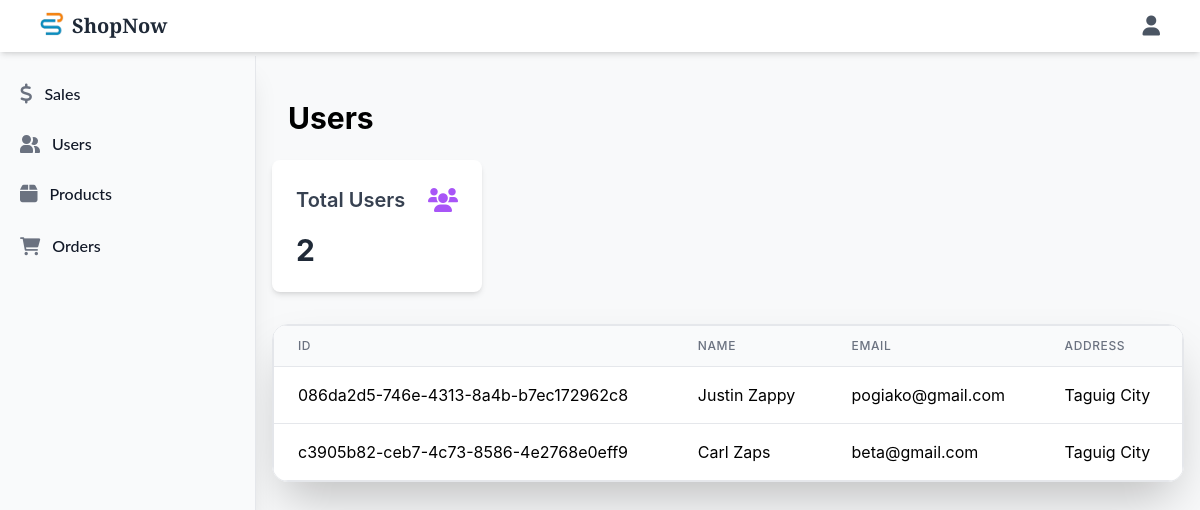
/seller/users (signed in), run on an earlier commit of the app's database.
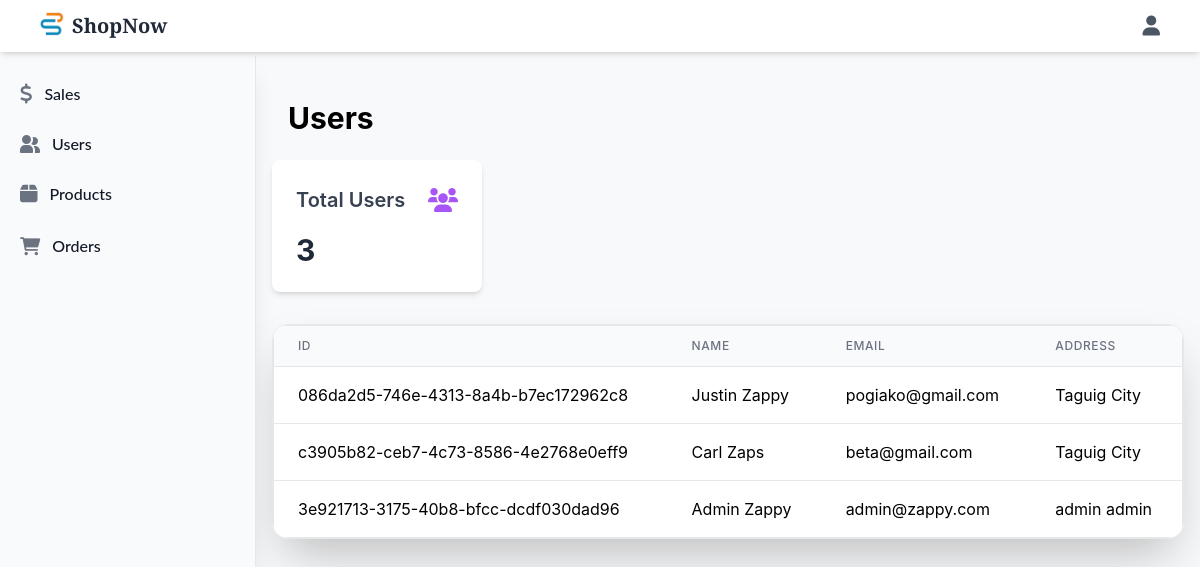
And on a later commit of the database.
### main/models.py (models this page shows)
class User_info(models.Model):
    user_id = models.UUIDField(default=uuid.uuid4, editable=False, primary_key=True, unique=True)
    user_auth_credentials = models.ForeignKey(User, on_delete=models.CASCADE)
    user_firstName = models.CharField(max_length=50)
    user_lastName = models.CharField(max_length=50)
    user_address = models.CharField(max_length=250)
    user_profilePicture = models.ImageField(upload_to='./main/static/img/project_img', default=None, null=True, blank=True )
    user_is_admin = models.BooleanField(default=False)

### main/views.py (the view)
# urls.py: path('seller/users', views.users, name='users'),
def users(request):
    if request.session.get('is_admin'):
        users = models.User_info.objects.all()
        total_users = users.count()
        return render(request, 'main/admin/users.html', {'total_users' : total_users, 'users' : users})
    return redirect('store')

### main/templates/main/admin/users.html
{% extends 'main/admin/dashboard.html' %}
{% block dashboard %}
<div class="grid grid-cols-1 md:grid-cols-2 lg:grid-cols-4 gap-6 mb-8">
    <div>
        <div class="container mx-auto px-4 pt-8">
            <h1 class="text-3xl flex-1 font-bold mb-6">Users</h1>
        </div>
        <div class="bg-white rounded-lg shadow-md p-6">
            <div class="flex items-center justify-between mb-4">
                <h2 class="text-xl font-semibold text-gray-700">Total Users</h2>
                <i class="fas fa-users text-2xl text-purple-500"></i>
            </div>
            <p class="text-3xl font-bold text-gray-800">{{ total_users }}</p>
        </div>
    </div>
</div>
<div class="">
    <div class="rounded-2xl border shadow-2xl overflow-x-auto">
        <table class="min-w-full bg-white w-full border">
            <thead>
                <tr class="bg-gray-50 border-b">
                    <th class="py-3 px-6 text-left text-xs font-medium text-gray-500 uppercase tracking-wider">ID</th>
                    <th class="py-3 px-6 text-left text-xs font-medium text-gray-500 uppercase tracking-wider">Name</th>
                    <th class="py-3 px-6 text-left text-xs font-medium text-gray-500 uppercase tracking-wider">Email</th>
                    <th class="py-3 px-6 text-left text-xs font-medium text-gray-500 uppercase tracking-wider">Address</th>
                </tr>
            </thead>
            <tbody class="divide-y divide-gray-200">
                {% for user in users %}
                    <tr class="hover:bg-gray-50 transition-colors duration-200">
                        <td class="py-4 px-6 whitespace-nowrap">{{user.user_id}}</td>
                        <td class="py-4 px-6 whitespace-nowrap">{{ user.user_firstName }} {{ user.user_lastName }}</td>
                        <td class="py-4 px-6 whitespace-nowrap">{{ user.user_auth_credentials.username }}</td>
                        <td class="py-4 px-6 whitespace-nowrap">{{ user.user_address }}</td>
                    </tr>
                {%  endfor %}
            </tbody>
        </table>
    </div>
</div>
{% endblock %}

What changed in the data, as far as the page shows it:
added User_info: user_id "3e921713-3175-40b8-bfcc-dcdf030dad96", user_firstName "Admin", user_lastName "Zappy", user_auth_credentials.username "admin@zappy.com", user_address "admin admin"
Also different on the page:
{{ total_users }}: "2" → "3"
